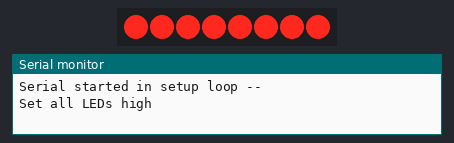
The sketch below on a simulated Arduino Uno, built with avr-gcc and run on an emulated ATmega328P. Parts: 16 shift-register outputs drawn as a row of LEDs (first output left, lit = HIGH), the last lines printed to the serial monitor.

Above: at 1.0 s.
At 3.0 s:
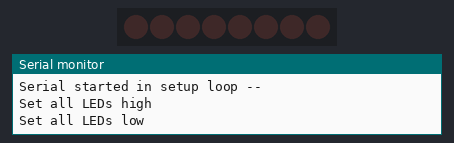
At 4.83 s:
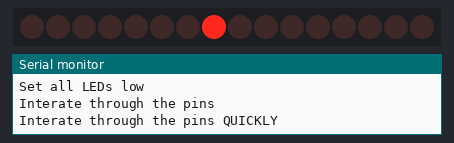
At 6.9 s:
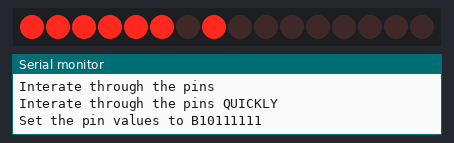
At 9.4 s:
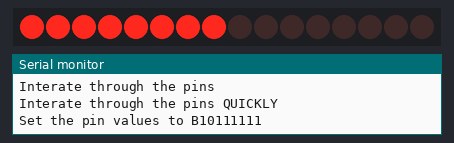
At 10.9 s:
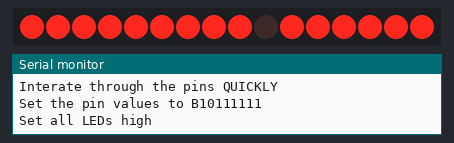
Timing chart, 0 to 13.0 s (numbered marks = the images above):
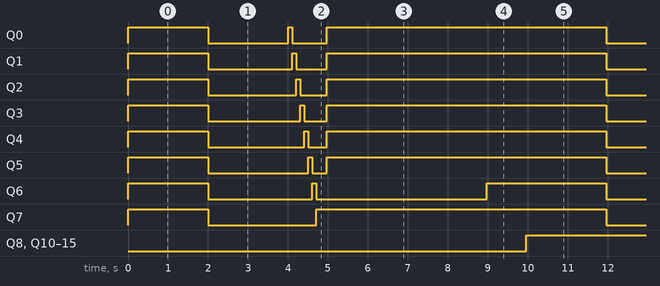

Measured:
- by itself, Q0: repeats every 10.0 s: LOW 2.0 s, HIGH 0.10 s, LOW 0.86 s, HIGH 7.0 s
- by itself, Q1: repeats every 10.0 s: LOW 2.1 s, HIGH 0.10 s, LOW 0.76 s, HIGH 7.0 s
- by itself, Q2: repeats every 10.0 s: LOW 2.2 s, HIGH 0.10 s, LOW 0.66 s, HIGH 7.0 s
- by itself, Q3: repeats every 10.0 s: LOW 2.3 s, HIGH 0.10 s, LOW 0.56 s, HIGH 7.0 s
- by itself, Q4: repeats every 10.0 s: LOW 2.4 s, HIGH 0.10 s, LOW 0.46 s, HIGH 7.0 s
- by itself, Q5: repeats every 10.0 s: LOW 2.5 s, HIGH 0.10 s, LOW 0.36 s, HIGH 7.0 s
- by itself, Q6: repeats every 10.0 s: LOW 2.6 s, HIGH 0.10 s, LOW 4.3 s, HIGH 3.0 s
- by itself, Q7: repeats every 10.0 s: LOW 2.7 s, HIGH 7.3 s

The sketch:

ShiftReg_demo.ino
```cpp
/*
  ShiftRegister74HC595 - Library for simplified control of 74HC595 shift registers.
  Developed and maintained by Timo Denk and contributers, since Nov 2014.
  Additional information is available at https://timodenk.com/blog/shift-register-arduino-library/
  Released into the public domain.
*/

#include <ShiftRegister74HC595.h>
#include <Streaming.h>  // Library for changing the syntax for Serial outs to make it more ergonomic (Serial << "text" << endl; )


// ST_CP pin
const int latchPin = 18;
// SH_CP pin
const int clockPin = 20;
// DS pin
const int dataPin = 19;

// create a global shift register object
// parameters: <number of shift registers> (data pin, clock pin, latch pin)
ShiftRegister74HC595<1> sr(dataPin, clockPin, latchPin);  // Crucial ) the values cannot be set numerically in this line, but must be send as variables


void setup() {
  Serial.begin(115200);
  Serial << "Serial started in setup loop -- " << endl ;
}

void loop() {

  // setting all pins at the same time to either HIGH or LOW
  sr.setAllHigh(); // set all pins HIGH
  Serial << "Set all LEDs high" << endl;
  delay(2000);

  sr.setAllLow(); // set all pins LOW
  Serial << "Set all LEDs low" << endl;
  delay(2000);


  // setting single pins0
  Serial << "Interate through the pins" << endl;
  for (int i = 0; i < 8; i++) {
    sr.setAllLow(); // set all pins LOW
    sr.set(i, HIGH); // set single pin HIGH
    delay(100);
  }
    // setting single pins0
  Serial << "Interate through the pins QUICKLY" << endl;
  for (int i = 0; i < 8; i++) {
    sr.setAllLow(); // set all pins LOW
    sr.set(i, HIGH); // set single pin HIGH
    delay(20);
  }

  // set all pins at once
  Serial << "Set the pin values to B10111111" << endl;
  uint8_t pinValues[] = { B10111111 };
  sr.setAll(pinValues);
  delay(4000);


  // read pin (zero based, i.e. 6th pin)
  uint8_t stateOfPin5 = sr.get(5);
  sr.set(6, stateOfPin5);
  delay(1000);


  // set pins without immediate update
  sr.setNoUpdate(0, HIGH);
  sr.setNoUpdate(1, LOW);
  // at this point of time, pin 0 and 1 did not change yet
  sr.updateRegisters(); // update the pins to the set values

}
```
